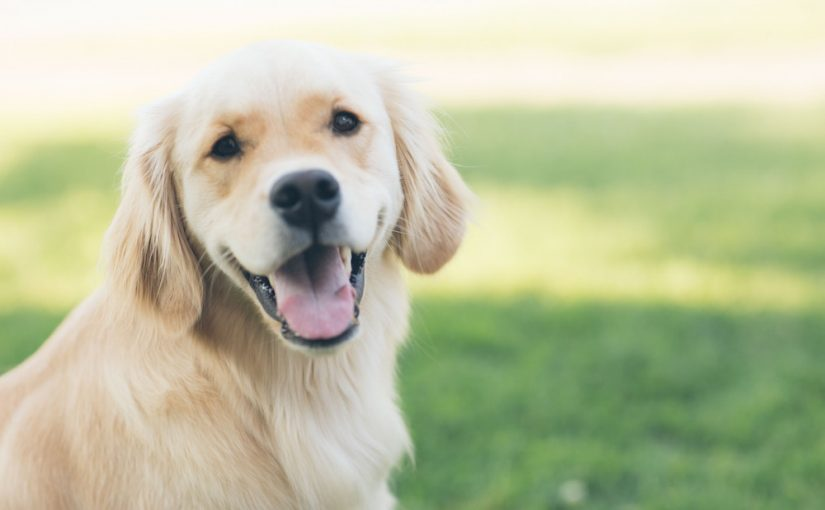
#> input picture Data/dog.jpg, 825 x 510 px
$ jupyter execute lesson12.ipynb
#> lines starting #> are read from the running program, lines starting #| are printed output that depends on the picture; after the words box and inside, x2 and y2 are one past the last pixel; in counts of white or black regions, pixels touching at a corner belong together
# Objective: Learn how to generate histograms for an image

[cell 1]
# import libraries
import cv2 as cv
import os
import numpy as np
import matplotlib.pyplot as plt
from pathlib import Path

[cell 2]
# read the image on the disk
source_path = Path().absolute().parent
image_path = os.path.join(source_path, 'Data', 'dog.jpg')
img = cv.imread(image_path)
#> img is the input picture: shape (510, 825, 3); mean B, G, R 158, 192.5, 186.8
img = cv.cvtColor(img, cv.COLOR_BGR2RGB)

plt.imshow(img)
plt.title('RGB image')

[cell 3]
# Grayscale histogram
# 0 in the number of channels
# None is the mask (we don't have a mask now)
gray = cv.cvtColor(img, cv.COLOR_BGR2GRAY)
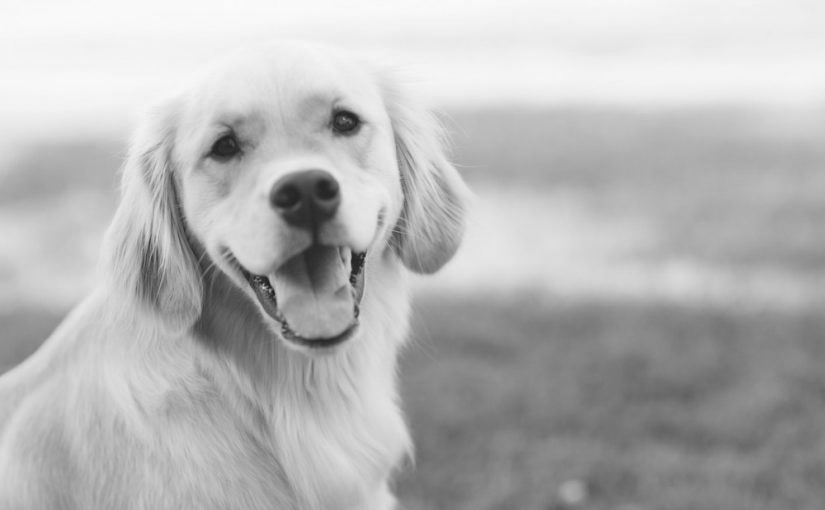
#> gray: shape (510, 825); min 27, max 251, mean 181.5
gray_hist = cv.calcHist([gray], [0], None, [256], [0,256])
#> gray_hist = 256 values, max 9178 at index 244, min 0 at index 0, mean 1643.6

plt.figure()
plt.title('Grayscale Histogram')
plt.xlabel('Bins')
plt.ylabel('# of pixels')
plt.plot(gray_hist)
plt.xlim([0,256])
plt.grid(True)
plt.show()
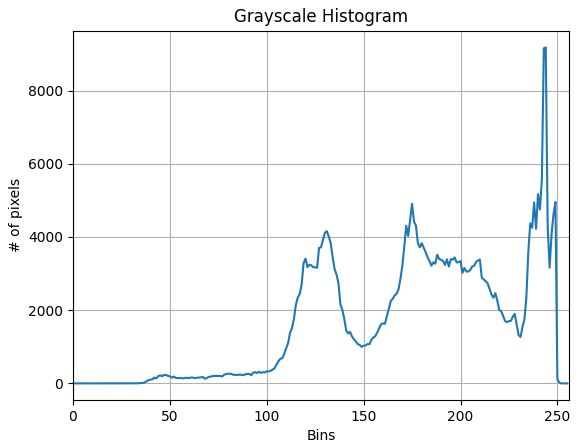
#> figure drawn by matplotlib, 1 panel; curve peaks at x = 244, y = 9178

[cell 4]
# Calculate color histograms and apply a mask i.e. histograms will be calculated only on the not masked part of the image
blank = np.zeros(img.shape[:2], dtype='uint8')
mask = cv.circle(blank, (img.shape[1]//2, img.shape[0]//2), 100, 255, -1)
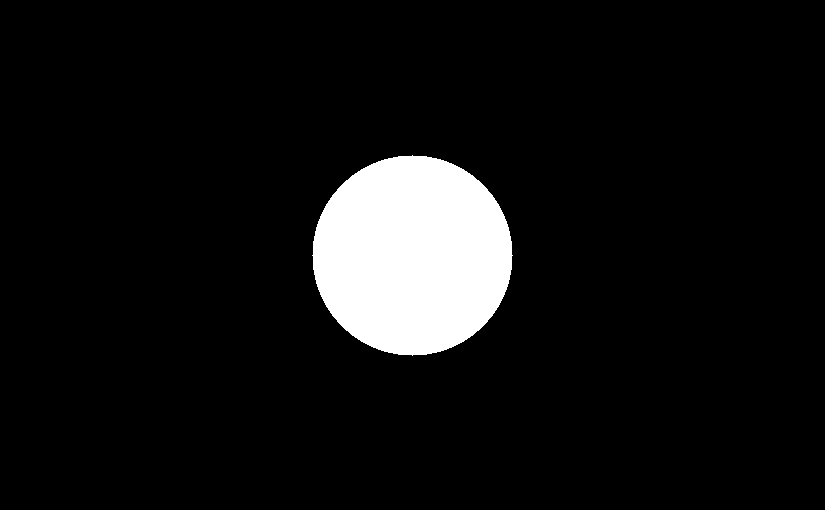
#> blank: shape (510, 825); 7.5% white; 1 white region, box (x1, y1, x2, y2) and area: (312, 155, 513, 356) 31417
masked = cv.bitwise_and(gray,gray,mask=mask)
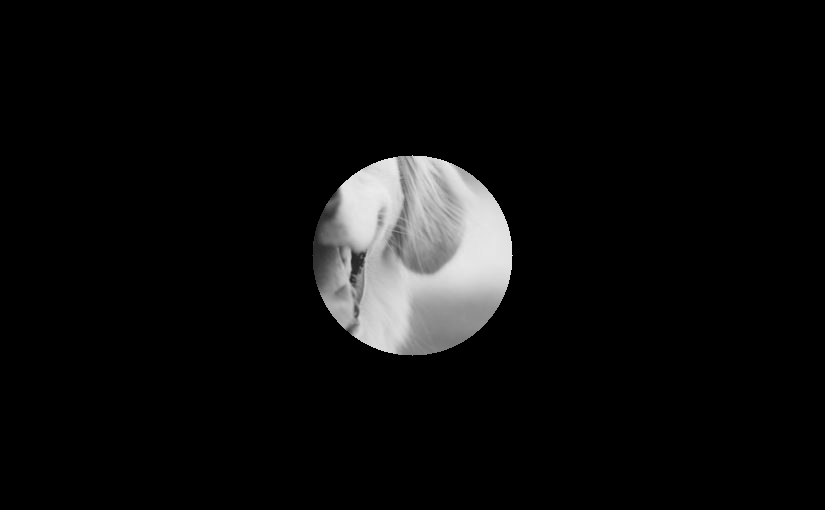
#> masked: shape (510, 825); min 0, max 236, mean 13.3
plt.imshow(masked, cmap='Greys')
plt.title('Masked')

[cell 5]
gray_hist = cv.calcHist([gray], [0], mask, [256], [0,256])
#> gray_hist = 256 values, max 872 at index 228, min 0 at index 0, mean 122.7
plt.figure()
plt.title('Colour Histogram')
plt.xlabel('Bins')
plt.ylabel('# of pixels')
plt.plot(gray_hist)
plt.grid()
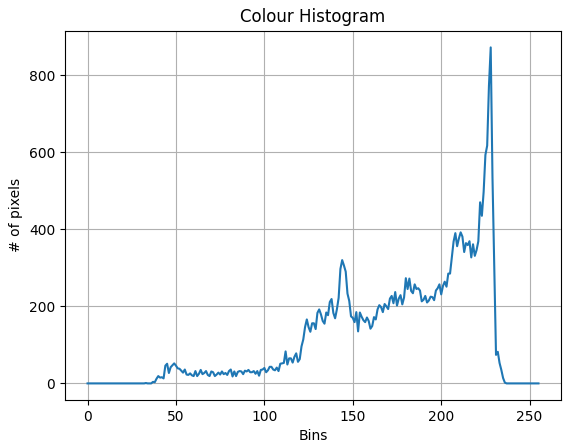
#> figure drawn by matplotlib, 1 panel; curve peaks at x = 228, y = 872

[cell 6]
# Color Histogram
mask = cv.circle(blank, (img.shape[1]//2, img.shape[0]//2), 100, 255, -1)
masked = cv.bitwise_and(img,img,mask=mask)
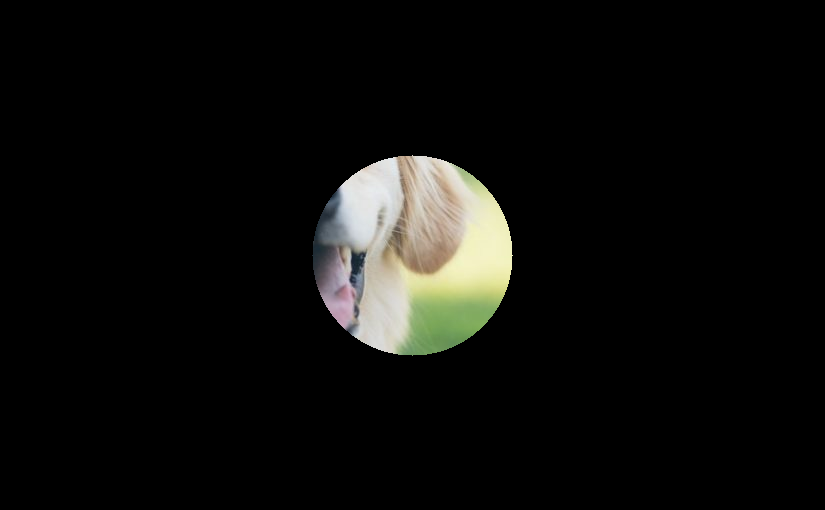
#> masked: shape (510, 825, 3); mean R, G, B 13.8, 13.9, 11.9
colors = ('b','g','r')
print(masked.shape)
#| (510, 825, 3)
for i,col in enumerate(colors):
    hist = cv.calcHist([img],[i],mask,[256],[0,256])
    plt.plot(hist,color=col)
    plt.xlim([0,256])

plt.grid()
plt.show()
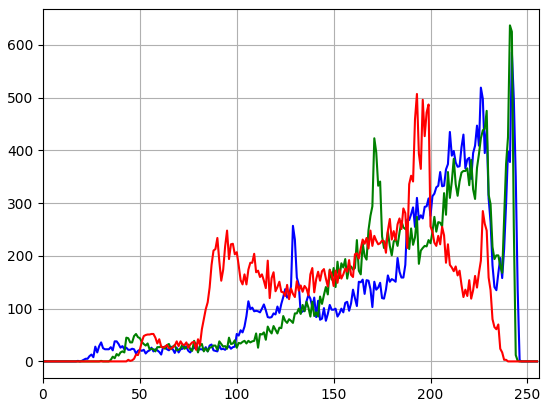
#> figure drawn by matplotlib, 1 panel; curve peaks at x = 242, y = 586; curve peaks at x = 241, y = 637; curve peaks at x = 193, y = 507

$ run again, with Data/landscape.JPG copied over Data/dog.jpg
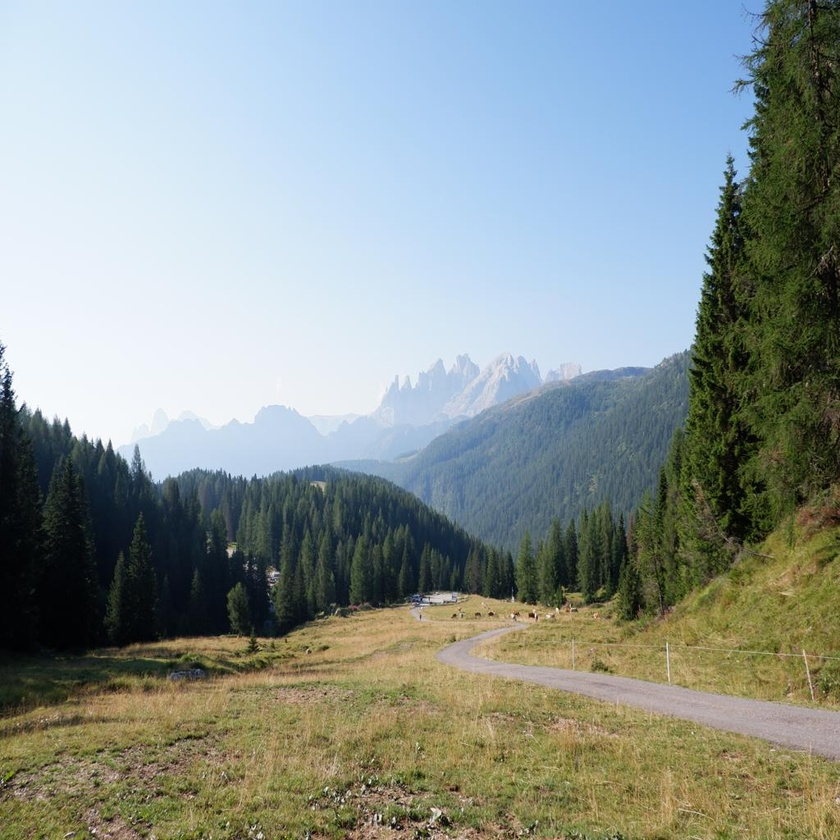
#> input picture Data/landscape.JPG, 840 x 840 px, shrunk from 1024 x 1024 before the run
#> img is the input picture: shape (840, 840, 3); mean B, G, R 145.8, 149.5, 139.7
#> `gray_hist = cv.calcHist([gray], [0], None, [256], [0,256])`: gray_hist = 256 values, max 8804 at index 243, min 15 at index 255, mean 2756.2
#> `mask = cv.circle(blank, (img.shape[1]//2, img.shape[0]//2), 100, 255, ..`:
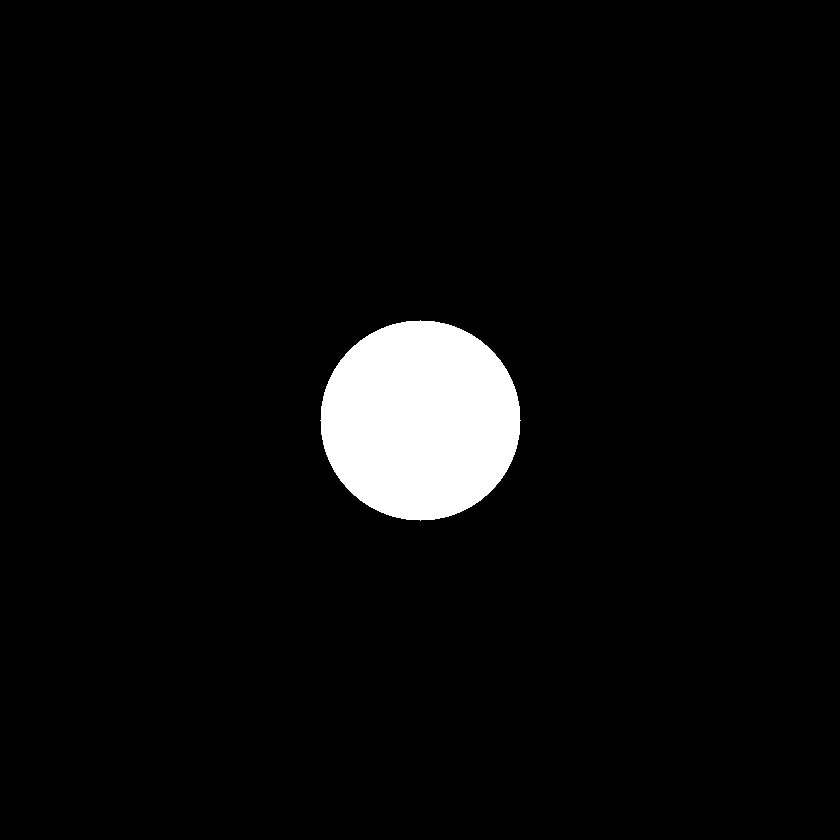
#> blank: shape (840, 840); 4.5% white; 1 white region, box (x1, y1, x2, y2) and area: (320, 320, 521, 521) 31417
#> `gray_hist = cv.calcHist([gray], [0], mask, [256], [0,256])`: gray_hist = 256 values, max 1431 at index 239, min 0 at index 0, mean 122.7
#| (840, 840, 3)
#> `plt.show()`:
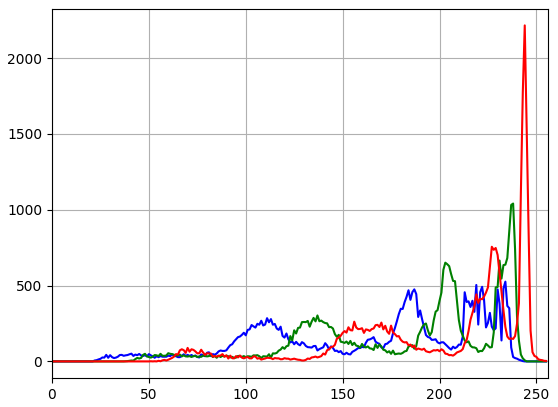
#> figure drawn by matplotlib, 1 panel; curve peaks at x = 234, y = 526; curve peaks at x = 238, y = 1041; curve peaks at x = 244, y = 2216

$ run again, with Data/registration.jpg copied over Data/dog.jpg
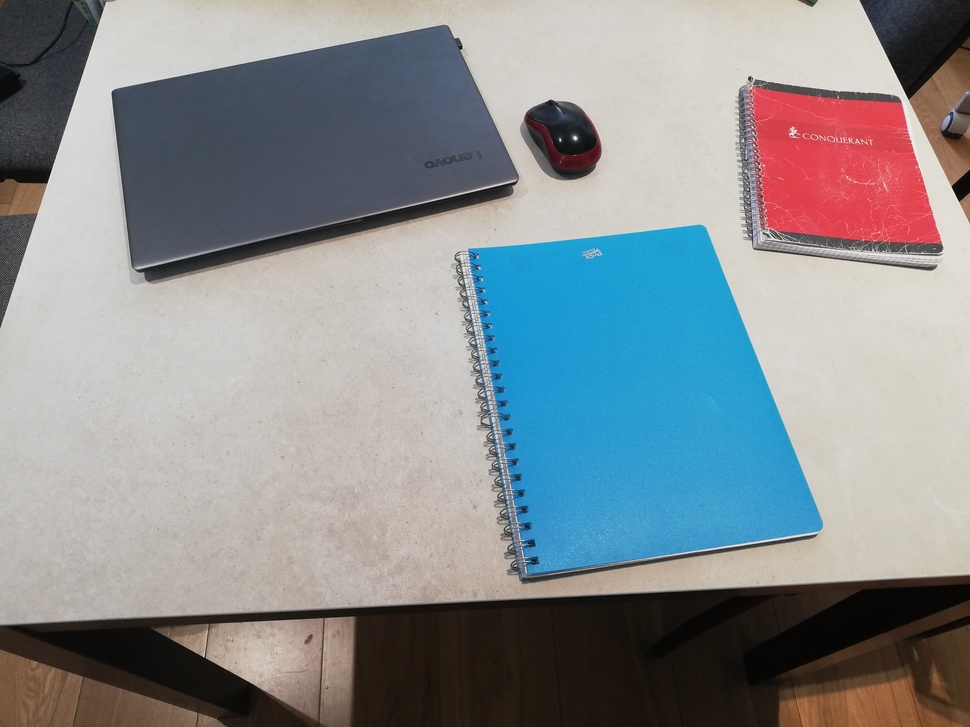
#> input picture Data/registration.jpg, 970 x 727 px, shrunk from 4608 x 3456 before the run
#> img is the input picture: shape (727, 970, 3); mean B, G, R 144.9, 141.8, 136.8
#> `gray_hist = cv.calcHist([gray], [0], None, [256], [0,256])`: gray_hist = 256 values, max 13686 at index 206, min 0 at index 0, mean 2754.6
#> `mask = cv.circle(blank, (img.shape[1]//2, img.shape[0]//2), 100, 255, ..`:
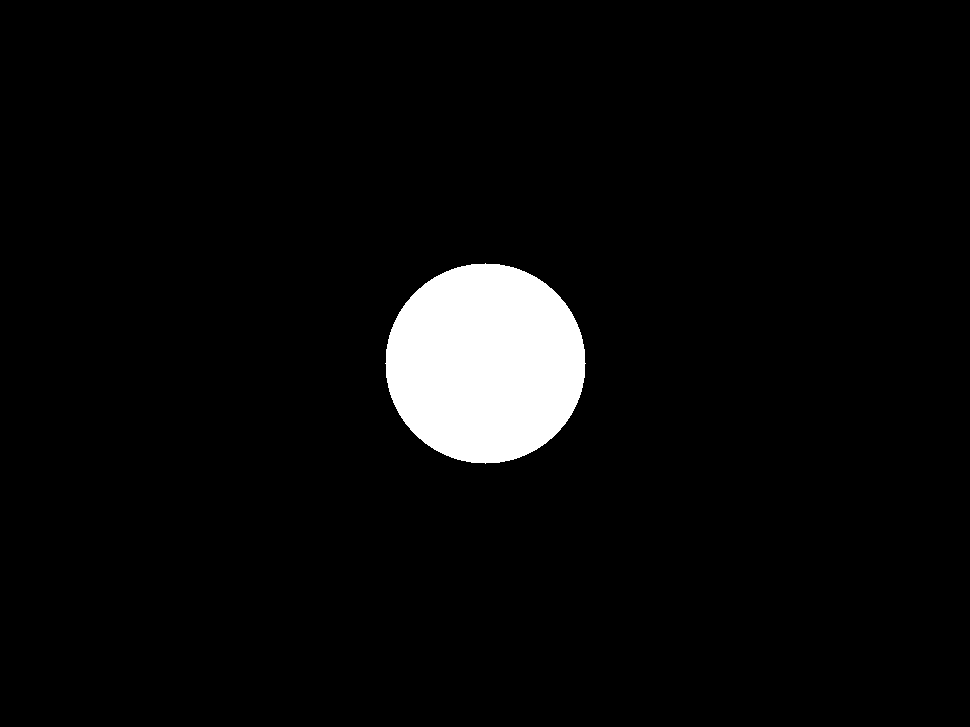
#> blank: shape (727, 970); 4.5% white; 1 white region, box (x1, y1, x2, y2) and area: (385, 263, 586, 464) 31417
#> `gray_hist = cv.calcHist([gray], [0], mask, [256], [0,256])`: gray_hist = 256 values, max 2339 at index 155, min 0 at index 0, mean 122.7
#| (727, 970, 3)
#> `plt.show()`:
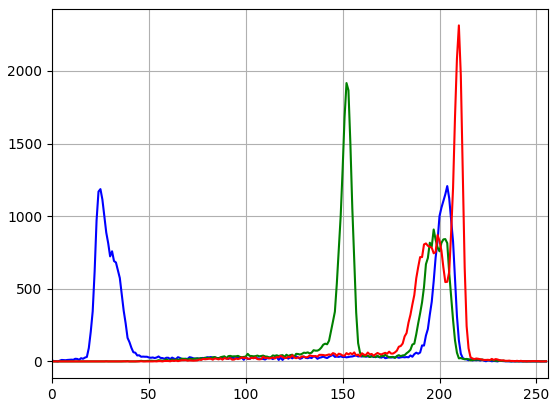
#> figure drawn by matplotlib, 1 panel; curve peaks at x = 204, y = 1207; curve peaks at x = 152, y = 1916; curve peaks at x = 210, y = 2313
